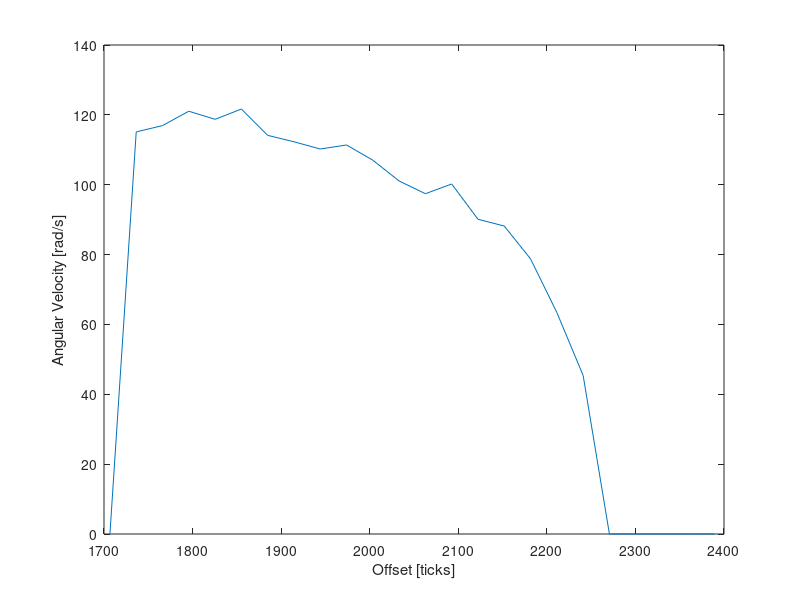

MATLAB code for this plot:
%{
% New Salto 4/4/17
intial = [0.0, -76.97625732421875, -103.86262512207031, -100.2130126953125, 0.0, 0.0, 92.48635864257812, 83.75398254394531]
angles = [1706.6875, 1736.3690217391304, 1766.0505434782608, 1795.7320652173912, 1825.4135869565216, 1855.095108695652, 1884.7766304347824, 1914.4581521739128, 1944.1396739130432, 1973.8211956521739, 2003.5027173913043, 2033.1842391304347, 2062.8657608695653, 2092.5472826086952, 2122.228804347826, 2151.9103260869565, 2181.591847826087, 2211.273369565217, 2240.9548913043477, 2270.636413043478, 2300.3179347826085, 2329.999456521739, 2359.6809782608693, 2389.3624999999997]
speeds = [72.18345642089844, 86.40585327148438, 87.02494812011719, 86.76571655273438, 89.56594848632812, 89.22526550292969, 87.99420166015625, 90.07989501953125, 90.852783203125, 86.78326416015625, 88.03741455078125, 86.20997619628906, 86.57341003417969, 88.88883972167969, 85.11129760742188, 83.17082214355469, 85.86592102050781, 87.39704895019531, 87.50749206542969, 86.74920654296875, 87.79411315917969, 85.16329956054688, 85.19273376464844, 82.39785766601562]
%}
%{
% New Salto 4/4/17
initial = [0.0, 0.0, -85.08242797851562, -78.54354858398438, 0.0, 0.0, 79.73983764648438, 83.79031372070312]
angles = [2048.0249999999996, 2077.7065217391305, 2107.388043478261, 2137.0695652173913, 2166.7510869565217, 2196.432608695652, 2226.1141304347825, 2255.795652173913, 2285.4771739130433, 2315.1586956521737, 2344.840217391304, 2374.5217391304345, 2404.203260869565, 2433.8847826086953, 2463.5663043478257, 2493.2478260869566, 2522.929347826087, 2552.610869565217, 2582.292391304348, 2611.973913043478, 2641.6554347826086, 2671.336956521739, 2701.0184782608694, 2730.7]
speeds = [92.96218872070312, 89.9931640625, 90.99333190917969, 91.268310546875, 84.74838256835938, 86.33770751953125, 85.84033203125, 84.82231140136719, 84.66049194335938, 84.18791198730469, 86.9683837890625, 84.63059997558594, 81.51631164550781, 79.91142272949219, 74.878173828125, 67.73989868164062, 65.82048034667969, 0.0, 0.0, 0.0, 0.0, 0.0, 0.0, 0.0]
%}
%{
% New Salto 4/4/17
initial = [0.0, -123.60691833496094, -121.01502990722656, -136.7269744873047, -22.862258911132812, 182.63388061523438, 123.19021606445312, 140.4814453125]
angles = [1365.35, 1395.0315217391305, 1424.7130434782607, 1454.3945652173913, 1484.0760869565215, 1513.7576086956522, 1543.4391304347823, 1573.120652173913, 1602.8021739130431, 1632.4836956521738, 1662.1652173913044, 1691.8467391304346, 1721.5282608695652, 1751.2097826086954, 1780.891304347826, 1810.5728260869566, 1840.2543478260868, 1869.935869565217, 1899.6173913043476, 1929.2989130434783, 1958.9804347826084, 1988.661956521739, 2018.3434782608692, 2048.0249999999996]
speeds = [-140.1286163330078, 0.4819183349609375, 0.50579833984375, 0.0972747802734375, 0.2557220458984375, 1.3331298828125, 1.4406280517578125, 168.1495361328125, 167.98626708984375, 168.25498962402344, 164.21385192871094, 159.0505828857422, 155.85186767578125, 156.30628967285156, 152.41171264648438, 152.17442321777344, 150.65896606445312, 145.34259033203125, 144.5753173828125, 138.59927368164062, 138.1330108642578, 137.45635986328125, 137.32232666015625, 137.29428100585938]
%}
%{
% New Salto 4/4/17
initial = [0.0, 0.0, -22.438186645507812, 0.0, 0.0, 0.0, 44.382904052734375, 0.0]
angles = [1706.6875, 1736.3690217391304, 1766.0505434782608, 1795.7320652173912, 1825.4135869565216, 1855.095108695652, 1884.7766304347824, 1914.4581521739128, 1944.1396739130432, 1973.8211956521739, 2003.5027173913043, 2033.1842391304347, 2062.8657608695653, 2092.5472826086952, 2122.228804347826, 2151.9103260869565, 2181.591847826087, 2211.273369565217, 2240.9548913043477, 2270.636413043478, 2300.3179347826085, 2329.999456521739, 2359.6809782608693, 2389.3624999999997]
speeds = [0.0, 0.0, 0.0, -0.1486358642578125, 0.0, 0.0, 0.0, 0.0, 31.249664306640625, 0.0, 29.8626708984375, 33.136749267578125, 34.586456298828125, 35.541412353515625, 35.01264953613281, 32.415802001953125, 34.383636474609375, 29.889419555664062, 28.33447265625, 24.294387817382812, 25.096145629882812, 23.049652099609375, 0.0110931396484375, 0.0]
%2093
%}
%{
% New Salto 4/4/17
initial = [0.0, 0.0, -29.3466796875, 0.0, 0.0, 0.0, 46.19441223144531, 34.329254150390625]
angles = [1706.6875, 1736.3690217391304, 1766.0505434782608, 1795.7320652173912, 1825.4135869565216, 1855.095108695652, 1884.7766304347824, 1914.4581521739128, 1944.1396739130432, 1973.8211956521739, 2003.5027173913043, 2033.1842391304347, 2062.8657608695653, 2092.5472826086952, 2122.228804347826, 2151.9103260869565, 2181.591847826087, 2211.273369565217, 2240.9548913043477, 2270.636413043478, 2300.3179347826085, 2329.999456521739, 2359.6809782608693, 2389.3624999999997]
speeds = [0.0, 0.0, 0.0, 0.0, 31.208648681640625, 31.02838134765625, 36.52073669433594, 41.23211669921875, 44.27655029296875, 49.25958251953125, 53.49656677246094, 57.83595275878906, 56.97886657714844, 58.81794738769531, 57.127410888671875, 51.64202880859375, 48.62841796875, 46.587493896484375, 46.206451416015625, 46.369232177734375, 42.81756591796875, 38.85636901855469, 32.803009033203125, 31.022796630859375]
%2093
%}
%{
% New Salto 4/6/17
initial = [53.894073486328125, 0.0, 0.0, 0.0, 0.0, -48.60723876953125, 0.0, 0.0]
angles = [2389.3624999999997, 2419.0440217391306, 2448.7255434782605, 2478.4070652173914, 2508.0885869565213, 2537.770108695652, 2567.451630434782, 2597.133152173913, 2626.814673913043, 2656.496195652174, 2686.177717391304, 2715.8592391304346, 2745.540760869565, 2775.2222826086954, 2804.903804347826, 2834.5853260869567, 2864.2668478260866, 2893.948369565217, 2923.6298913043474, 2953.3114130434783, 2982.9929347826087, 3012.6744565217386, 3042.355978260869, 3072.0375]
speeds = [0.0, 0.0, 0.0, 0.0, 0.0, 0.0, 0.0, 0.0, 0.0, 83.35585021972656, 60.18695068359375, 75.03581237792969, 71.92204284667969, 70.8975830078125, 60.28492736816406, 61.65165710449219, 64.35359191894531, 54.08067321777344, 47.096771240234375, 49.48492431640625, 44.541900634765625, 48.28045654296875, 39.40348815917969, 32.75370788574219]
%}
%{
% New Salto 4/6/17
initial = [43.47816467285156, 43.18670654296875, 0.0, 0.0, -18.065017700195312, -14.6170654296875, 0.0, 0.0]
angles = [2389.3624999999997, 2419.0440217391306, 2448.7255434782605, 2478.4070652173914, 2508.0885869565213, 2537.770108695652, 2567.451630434782, 2597.133152173913, 2626.814673913043, 2656.496195652174, 2686.177717391304, 2715.8592391304346, 2745.540760869565, 2775.2222826086954, 2804.903804347826, 2834.5853260869567, 2864.2668478260866, 2893.948369565217, 2923.6298913043474, 2953.3114130434783, 2982.9929347826087, 3012.6744565217386, 3042.355978260869, 3072.0375]
speeds = [0.0, 0.0, 0.0, 0.0, 0.0, 0.0, 0.0, 17.215988159179688, 27.325897216796875, 25.433929443359375, 32.45652770996094, 36.28761291503906, 39.197540283203125, 34.95191955566406, 34.2171630859375, 29.807113647460938, 31.813064575195312, 30.95159912109375, 31.07403564453125, 31.665847778320312, 27.338180541992188, 30.438629150390625, 26.751358032226562, 22.835357666015625]
%}
%{
% New Salto 4/6/17
initial = [0.0, 1.6356353759765625, 0.0, 0.0, -17.25030517578125, -18.853515625, 0.0, 0.0]
angles = [0.0, 29.68152173913043, 59.36304347826086, 89.0445652173913, 118.72608695652173, 148.40760869565216, 178.0891304347826, 207.77065217391305, 237.45217391304345, 267.13369565217386, 296.8152173913043, 326.4967391304348, 356.1782608695652, 385.8597826086956, 415.5413043478261, 445.2228260869565, 474.9043478260869, 504.5858695652173, 534.2673913043477, 563.9489130434782, 593.6304347826086, 623.311956521739, 652.9934782608696, 682.675]
speeds = [1.44183349609375, 5.80419921875, 23.260543823242188, 5.075286865234375, 5.78765869140625, 6.69873046875, 15.718887329101562, 6.358489990234375, 7.4861907958984375, 8.683197021484375, 16.661529541015625, 1.7981414794921875, 1.96954345703125, 0.4851837158203125, 0.10369873046875, 0.47772216796875, 0.4288330078125, 0.0, 0.0, 0.0, 0.0, 0.0, 0.0, 0.0]
%}
%{
% New Salto 4/6/17
initial = [2.310943603515625, 20.203964233398438, 0.0, 0.0, -2.3038787841796875, -26.560775756835938, 0.0, 0.0]
angles = [0.0, 29.68152173913043, 59.36304347826086, 89.0445652173913, 118.72608695652173, 148.40760869565216, 178.0891304347826, 207.77065217391305, 237.45217391304345, 267.13369565217386, 296.8152173913043, 326.4967391304348, 356.1782608695652, 385.8597826086956, 415.5413043478261, 445.2228260869565, 474.9043478260869, 504.5858695652173, 534.2673913043477, 563.9489130434782, 593.6304347826086, 623.311956521739, 652.9934782608696, 682.675]
speeds = [39.11053466796875, 26.595230102539062, 30.614349365234375, 37.57493591308594, 37.32707214355469, 39.6702880859375, 34.75526428222656, 23.888641357421875, 26.387298583984375, 29.596633911132812, 36.66259765625, 9.986236572265625, 17.2445068359375, 5.13946533203125, 3.9791412353515625, 0.7415618896484375, 1.680938720703125, 1.405670166015625, 0.0, 0.7047119140625, 0.0, 0.0, 0.0, 0.0]
%}
%{
% Filming repairs 4/11/17
initial = [0.0, -3.7494964599609375, 0.0, 0.0, 0.1343841552734375, 0.0, 13.94708251953125, 0.362701416015625]
angles = [1706.6875, 1736.3690217391304, 1766.0505434782608, 1795.7320652173912, 1825.4135869565216, 1855.095108695652, 1884.7766304347824, 1914.4581521739128, 1944.1396739130432, 1973.8211956521739, 2003.5027173913043, 2033.1842391304347, 2062.8657608695653, 2092.5472826086952, 2122.228804347826, 2151.9103260869565, 2181.591847826087, 2211.273369565217, 2240.9548913043477, 2270.636413043478, 2300.3179347826085, 2329.999456521739, 2359.6809782608693, 2389.3624999999997]
speeds = [0.0, -0.08648681640625, 0.2772369384765625, 0.0623626708984375, 0.0, 0.0, 8.499374389648438, 6.0113067626953125, 5.7776031494140625, 8.199630737304688, 6.098876953125, 0.0, 5.550323486328125, 0.0571441650390625, 0.3471527099609375, 0.0, 0.0, 0.0624237060546875, 0.0, 0.0, 0.42095947265625, 0.0, 0.0, 0.0]
% 1974
%}
%{
% Filming repairs 4/11/17
initial = [0.0, -28.941757202148438, -10.250335693359375, 0.0, 0.0, 24.510711669921875, 26.952117919921875, 0.0]
angles = [1706.6875, 1736.3690217391304, 1766.0505434782608, 1795.7320652173912, 1825.4135869565216, 1855.095108695652, 1884.7766304347824, 1914.4581521739128, 1944.1396739130432, 1973.8211956521739, 2003.5027173913043, 2033.1842391304347, 2062.8657608695653, 2092.5472826086952, 2122.228804347826, 2151.9103260869565, 2181.591847826087, 2211.273369565217, 2240.9548913043477, 2270.636413043478, 2300.3179347826085, 2329.999456521739, 2359.6809782608693, 2389.3624999999997]
speeds = [23.4554443359375, 21.330337524414062, 25.059432983398438, 19.062850952148438, 25.77752685546875, 25.5224609375, 22.782012939453125, 21.364608764648438, 24.029495239257812, 25.4287109375, 29.444015502929688, 29.488510131835938, 31.699752807617188, 25.414993286132812, 26.4727783203125, 30.140548706054688, 31.8651123046875, 28.716934204101562, 26.562301635742188, 26.57550048828125, -0.0870513916015625, 0.0, 0.0, 0.0]
% Used previous calibration's 1974.
%}
%{
% Reterminated motor 4/17/17
initial = [-0.1867523193359375, 180.68418884277344, 154.08993530273438, 184.35426330566406, 0.0, -185.25253295898438, -154.57847595214844, -178.0906219482422]
angles = [682.675, 712.3565217391304, 742.0380434782608, 771.7195652173912, 801.4010869565216, 831.0826086956522, 860.7641304347826, 890.445652173913, 920.1271739130434, 949.8086956521738, 979.4902173913042, 1009.1717391304346, 1038.8532608695652, 1068.5347826086954, 1098.216304347826, 1127.8978260869565, 1157.5793478260869, 1187.2608695652173, 1216.9423913043477, 1246.6239130434783, 1276.3054347826085, 1305.986956521739, 1335.6684782608695, 1365.35]
speeds = [154.2475128173828, 155.0995635986328, 156.58045959472656, 161.86709594726562, 165.7205047607422, 169.43809509277344, 170.46023559570312, 176.9060821533203, 183.86480712890625, 185.05502319335938, 184.98065185546875, 184.98789978027344, 184.76101684570312, 181.71347045898438, 170.39414978027344, 166.79132080078125, 0.0, 0.0, 0.0, 0.0, 0.0, 43.28828430175781, 0.0, 0.0]%}
%}
%{
% First reterminated motor 5/23/17
initial = [-92.5809326171875, 0.0, 0.0, 64.9716796875, 55.19793701171875, 0.0, 0.0, -50.673248291015625]
angles = [682.675, 712.3565217391304, 742.0380434782608, 771.7195652173912, 801.4010869565216, 831.0826086956522, 860.7641304347826, 890.445652173913, 920.1271739130434, 949.8086956521738, 979.4902173913042, 1009.1717391304346, 1038.8532608695652, 1068.5347826086954, 1098.216304347826, 1127.8978260869565, 1157.5793478260869, 1187.2608695652173, 1216.9423913043477, 1246.6239130434783, 1276.3054347826085, 1305.986956521739, 1335.6684782608695, 1365.35]
speeds = [-52.45481872558594, 70.17196655273438, 71.05220031738281, 66.03884887695312, 69.41958618164062, 71.36550903320312, 62.984283447265625, 65.24636840820312, 61.48289489746094, 63.03875732421875, 60.54084777832031, 61.95465087890625, 59.30827331542969, 59.78599548339844, 47.67146301269531, 49.80537414550781, 40.43489074707031, 38.630859375, 25.6392822265625, 0.0, 0.0, 0.0, 0.0, 0.0]
%}
%{
% Second reterminated motor 5/23/17
initial = [0.0, -34.35943603515625, 0.0, 0.0, 63.77311706542969, 37.17718505859375, 0.0, 0.0]
angles = [1024.0124999999998, 1053.6940217391304, 1083.3755434782609, 1113.0570652173913, 1142.7385869565217, 1172.420108695652, 1202.1016304347825, 1231.7831521739129, 1261.4646739130435, 1291.146195652174, 1320.8277173913043, 1350.5092391304347, 1380.190760869565, 1409.8722826086955, 1439.553804347826, 1469.2353260869565, 1498.916847826087, 1528.5983695652171, 1558.2798913043478, 1587.9614130434782, 1617.6429347826086, 1647.324456521739, 1677.0059782608694, 1706.6875]
speeds = [-64.88038635253906, 70.68954467773438, 72.78648376464844, 69.27656555175781, 75.64894104003906, 63.88127136230469, 66.552734375, 62.83209228515625, 67.67041015625, 64.17164611816406, 63.46484375, 61.7283935546875, 45.94789123535156, 33.246429443359375, 31.298751831054688, 0.0, 0.0, 0.0, 0.0, 0.0, 0.0, 0.0, 0.0, 0.0]
%}
%{
% Reterminated motor 5/25/17
initial = [181.60882568359375, 93.166748046875, 86.87542724609375, 0.0, -87.81202697753906, -88.58224487304688, 0.0, 0.0]
angles = [2389.3624999999997, 2419.0440217391306, 2448.7255434782605, 2478.4070652173914, 2508.0885869565213, 2537.770108695652, 2567.451630434782, 2597.133152173913, 2626.814673913043, 2656.496195652174, 2686.177717391304, 2715.8592391304346, 2745.540760869565, 2775.2222826086954, 2804.903804347826, 2834.5853260869567, 2864.2668478260866, 2893.948369565217, 2923.6298913043474, 2953.3114130434783, 2982.9929347826087, 3012.6744565217386, 3042.355978260869, 3072.0375]
speeds = [97.11738586425781, 101.69635009765625, 94.00157165527344, 94.13046264648438, 98.22285461425781, 93.20262145996094, 95.53562927246094, 92.00877380371094, 92.816162109375, 94.32925415039062, 91.65638732910156, 92.24885559082031, 93.47648620605469, 95.88420104980469, 100.95567321777344, 92.31340026855469, 85.42784118652344, 80.71287536621094, 76.80496215820312, 64.15888977050781, 57.23779296875, 0.0, 0.0, 0.0]
%}
%{ Salto new 5/31/17
initial = [0.0, 0.0, -133.73580932617188, -150.73989868164062, -0.42816162109375, 57.7283935546875, 126.03584289550781, 109.40672302246094]
angles = [1706.6875, 1736.3690217391304, 1766.0505434782608, 1795.7320652173912, 1825.4135869565216, 1855.095108695652, 1884.7766304347824, 1914.4581521739128, 1944.1396739130432, 1973.8211956521739, 2003.5027173913043, 2033.1842391304347, 2062.8657608695653, 2092.5472826086952, 2122.228804347826, 2151.9103260869565, 2181.591847826087, 2211.273369565217, 2240.9548913043477, 2270.636413043478, 2300.3179347826085, 2329.999456521739, 2359.6809782608693, 2389.3624999999997]
speeds = [0.0, 115.11711120605469, 116.92463684082031, 121.0443115234375, 118.72532653808594, 121.66595458984375, 114.13160705566406, 112.29374694824219, 110.22407531738281, 111.38523864746094, 107.01521301269531, 101.07562255859375, 97.4228515625, 100.21124267578125, 90.11215209960938, 88.16691589355469, 78.77020263671875, 63.416168212890625, 45.39692687988281, 0.0, 0.0, 0.0, 0.0, 0.0]
%}

figure(1)
clf
plot(angles,speeds)
xlabel('Offset [ticks]')
ylabel('Angular Velocity [rad/s]')

